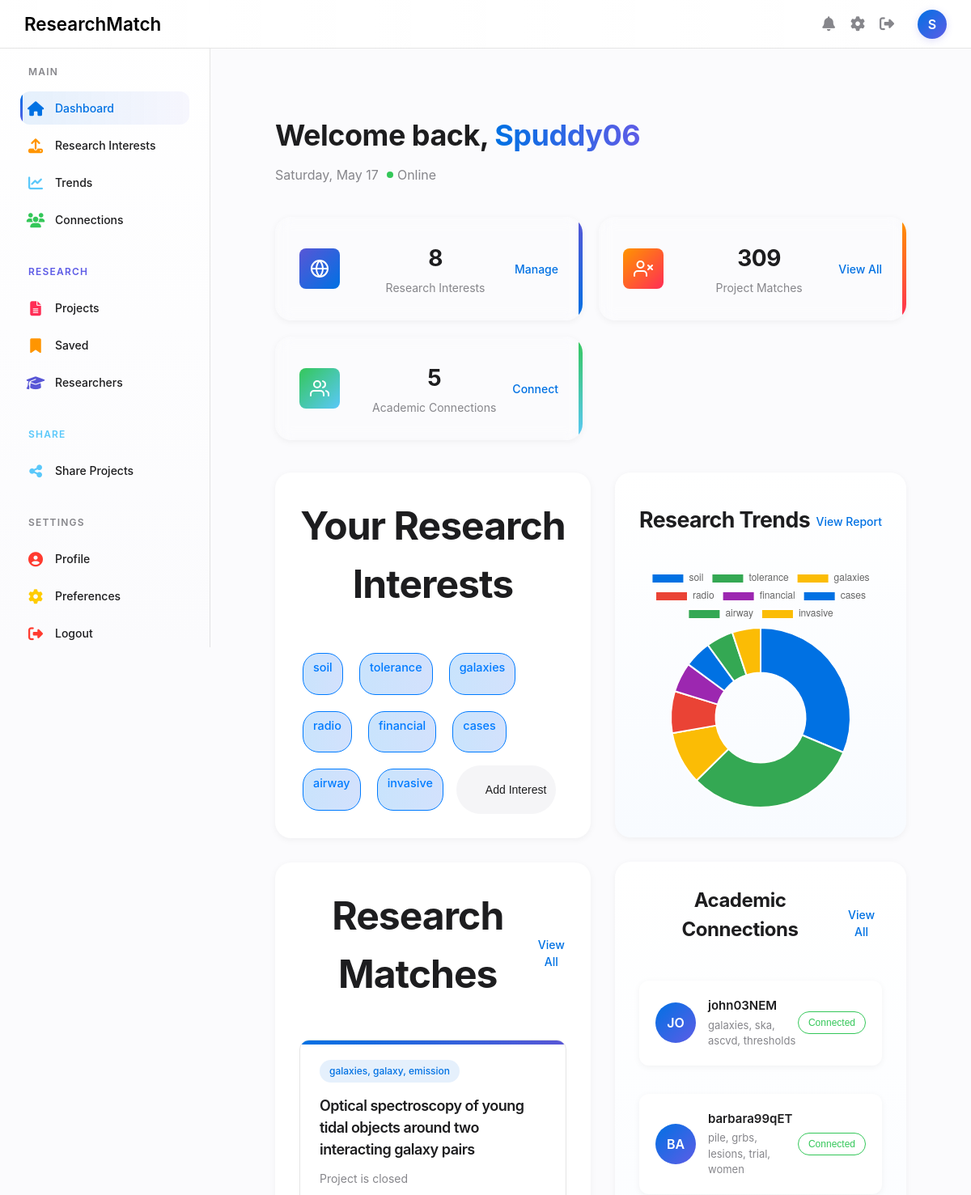
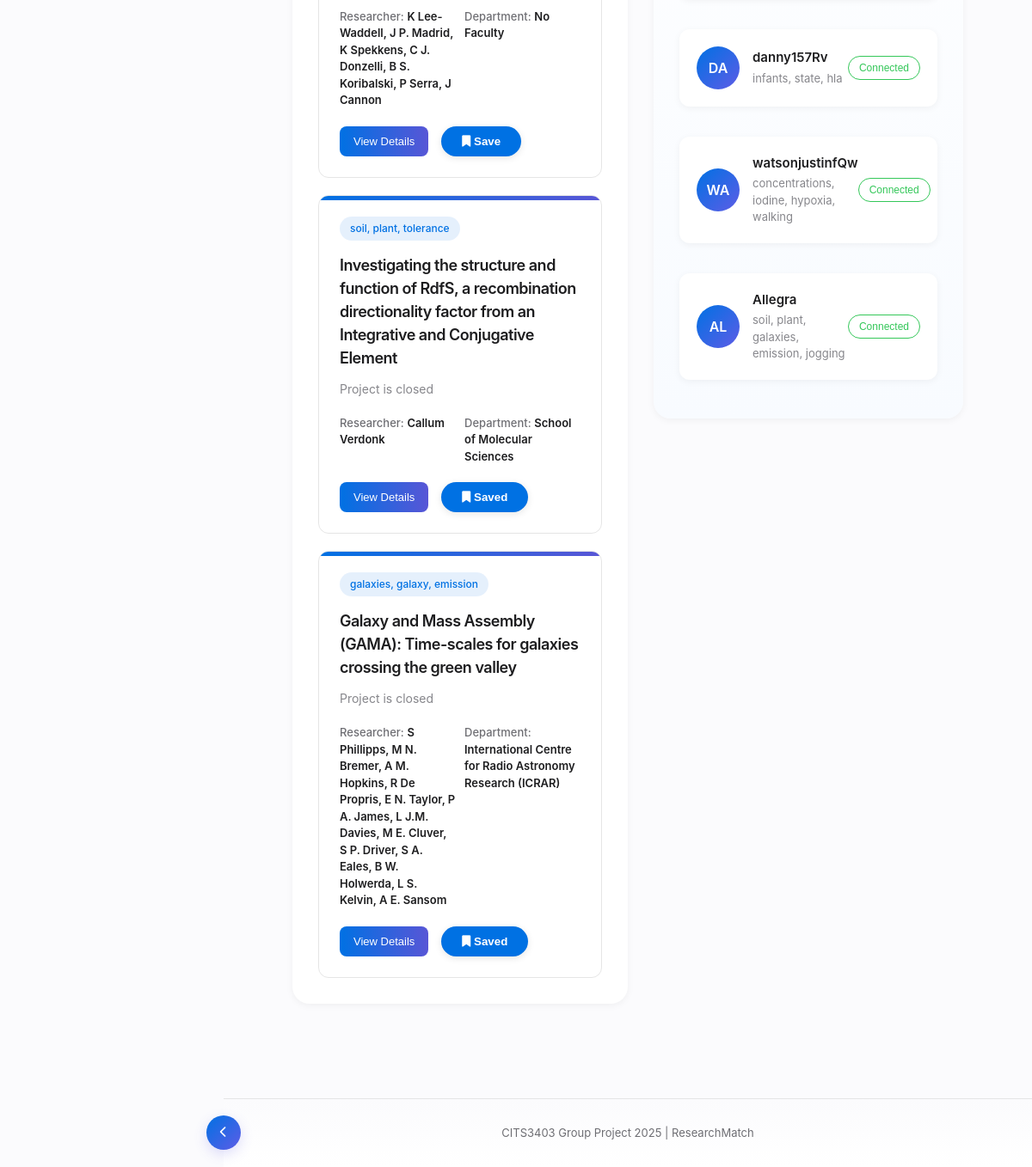
The page /dashboard (signed in) on the database its author committed (2 pictures, top to bottom).
### database/schema.py (models this page shows, shortened)
class User(db.Model):
    id = db.Column(db.Integer, primary_key=True)
    username = db.Column(db.String(100), nullable=False, unique=True)
    password_hash = db.Column(db.String(255), nullable=False)
    email = db.Column(db.String(100), nullable=False)
    research_area_id = db.Column(db.Integer, db.ForeignKey('research_area.id'))
    faculty = db.relationship('ResearchArea', backref='users')
    interests = db.relationship('Interest', secondary=user_interest, backref='users')
    saved_projects = db.relationship('Project', secondary=user_saved_projects, backref='saved_by_users')
    connections = db.relationship(
        'User',
        secondary=user_connections,
        primaryjoin=id == user_connections.c.user_id,
        secondaryjoin=id == user_connections.c.connection_id,
        back_populates='connections_reverse',
        lazy='dynamic'
    )
    connections_reverse = db.relationship(
        'User',
        secondary=user_connections,
        primaryjoin=id == user_connections.c.connection_id,
        secondaryjoin=id == user_connections.c.user_id,
        back_populates='connections',
        lazy='dynamic'
    )

class Interest(db.Model):
    id = db.Column(db.Integer, primary_key=True)
    interest_name = db.Column(db.String(100), nullable=False)

class Project(db.Model):
    id = db.Column(db.Integer, primary_key=True)
    title = db.Column(db.String(100), nullable=False)
    link = db.Column(db.String(100), nullable=False)
    is_open = db.Column(db.Boolean, nullable=False)
    summary = db.Column(db.Text, nullable=False)
    close_date = db.Column(db.Date, nullable=True)
    research_areas = db.relationship('ResearchArea', secondary=project_research_area, backref='projects')
    interests = db.relationship('Interest', secondary=project_interest, backref='projects')
    researchers = db.relationship('Researcher', secondary=project_researcher, back_populates='researcher_projects')

class Researcher(db.Model):
    id = db.Column(db.Integer, primary_key=True)
    first_name = db.Column(db.String(100), nullable=False)
    last_name = db.Column(db.String(100), nullable=False)
    email = db.Column(db.String(100), nullable=True)
    researcher_projects = db.relationship('Project', secondary=project_researcher, back_populates='researchers')

class ResearchArea(db.Model):
    __tablename__ = "research_area"
    id = db.Column(db.Integer, primary_key=True)
    area = db.Column(db.String(100), nullable=False)

### app.py (the view)
@app.route('/dashboard')
@token_required
def dashboard():
    user = db.session.query(User).filter_by(id=session['user_id']).first()
    if user.interests:
        user_interests = user.interests
        user_connections = user.connections
    else:
        user_interests = None
        user_connections = None
    project_matches = []
    if user_interests:
        interest_ids = [interest.id for interest in user_interests]
        project_matches = db.session.query(Project).join(Project.interests).filter(Interest.id.in_(interest_ids)).distinct().all()
    trend_labels = []
    trend_data = []
    if user_interests:
        interest_ids = [interest.id for interest in user_interests]
        results = db.session.query(
            Interest.interest_name,
            func.count(project_interest.c.project_id)
        ).join(project_interest).filter(
            Interest.id.in_(interest_ids)
        ).group_by(Interest.id).all()
        trend_labels = [name for name, count in results]
        trend_data = [count for name, count in results]
    saved_user_projects = user.saved_projects if user.saved_projects else []
    return render_template('dashboard.html',
                            username= session['username'],
                            user_interests= user_interests,
                            project_matches =project_matches,
                            saved_user_projects=saved_user_projects,
                            connections = user_connections,
                            trend_data=trend_data,
                            trend_labels=trend_labels,
                            user_name=session.get('username'))

### templates/dashboard.html (shortened to what this page needs)
{% extends 'base.html' %}
{% block content %}
<div class="dashboard-container">
    <div class="dashboard-header">
        <div class="welcome-message">
            <div class="greeting-container">
                <h1>Welcome back, <span class="user-name">{{ username }}</span></h1>
                <p class="date-info" id="dateInfo"><span class="status online">Online</span></p>
            </div>
        </div>
    </div>
    {% if not user_interests %}
    <div class="alert alert-info" role="alert" style="text-align: left; line-height: 2;">
        <h4 class="alert-heading">Hi there!</h4>
        <p>You’re logged in, but you don’t have any research interests yet.</p>
        <p><strong>Head over to the <a href="{{ url_for('upload') }}" class="btn btn-primary btn-lg" style="text-decoration: none; padding: 3px 20px; font-size: 16px;">Upload</a> page to add your interests and get started!</strong></p>
         <p>After adding your interests, come back to the dashboard to see your display, trends, statistics, or even connect with researchers!</p>
    </div>
    {% else %}
    <div class="stats-overview">
        <div class="stat-card research-card">
            <div class="stat-icon research-icon">
            </div>
            <div class="stat-content">
                <h3>{{ user_interests|length }}</h3>
                <p>Research Interests</p>
            </div>
            <div class="stat-action">
                <a href="/upload">Manage</a>
            </div>
        </div>
        <div class="stat-card matches-card">
            <div class="stat-icon matches-icon">
            </div>
            <div class="stat-content">
                <h3>{{ project_matches|length }}</h3>
                <p>Project Matches</p>
            </div>
            <div class="stat-action">
                <a href="/projects">View All</a>
            </div>
        </div>
        <div class="stat-card connections-card">
            <div class="stat-icon connections-icon">
            </div>
            <div class="stat-content">
                <h3>{{ connections.count() if connections is defined and connections.count is callable else 0 }}</h3>
                <p>Academic Connections</p>
            </div>
            <div class="stat-action">
                <a href="/social">Connect</a>
            </div>
        </div>
    </div>
    <div class="dashboard-content">
        <div class="content-column main-column">
             <section class="dashboard-section">
                <div class="section-header">
                    <h2>Your Research Interests</h2>
                </div>
                <div class="interests-container">
                    {% for interest in user_interests%}
                    <div class="interest-tag ai-tag">
                        <span>{{interest.interest_name}}</span>
                        <button class="remove-interest" aria-label="Remove interest">
                            <svg width="16" height="16" viewBox="0 0 24 24" fill="none" stroke="currentColor" stroke-width="2" stroke-linecap="round" stroke-linejoin="round"></svg>
                        </button>
                    </div>
                    {% endfor %}
                    <button class="add-interest" onclick="window.location.href='{{ url_for('upload') }}'">
                        <svg width="16" height="16" ...>...</svg>
                        <span>Add Interest</span>
                    </button>
                </div>
            </section>
            <section class="dashboard-section" id="matches">
                <div class="section-header">
                    <h2>Research Matches</h2>
                    <a href="/projects" class="view-all">View All</a>
                </div>
                {% for project in project_matches[0:3] %}
                <div class="matches-grid">
                    <div class="match-card ai-match">
                        <div class="match-header">
                            <div class="match-category">{% for interest in project.interests%}{{interest.interest_name}}{% if not loop.last %}, {% endif %}{% endfor %}</div>
                        </div>
                        <h3 class="match-title">{{project.title}}</h3>
                        <p class="match-description">{% if project.is_open %}{{project.summary}}{% else %} Project is closed {% endif %}</p>
                        <div class="match-meta">
                            <div class="researcher">
                                <span class="meta-label">Researcher:</span>
                                <span class="meta-value">{% for researcher in project.researchers%}{{researcher.first_name}} {{researcher.last_name}}{% if not loop.last %}, {% endif %}{% endfor %}</span>
                            </div>
                            <div class="department">
                                <span class="meta-label">Department:</span>
                                <span class="meta-value">
                                    {% if project.research_areas %}
                                        {% for research in project.research_areas %}
                                            {{ research.area }}{% if not loop.last %}, {% endif %}
                                        {% endfor %}
                                    {% else %}
                                        No Faculty
                                    {% endif %}
                                </span>
                            </div>
                        </div>
                        <div class="match-footer">
                            <button class="match-action primary">View Details</button>
                            <button class="btn secondary save-project" data-project-id="{{ project.id }}">
                                <i class="fas fa-bookmark"></i> {{ 'Saved' if project in saved_user_projects else 'Save' }}
                            </button>
                        </div>
                    </div>
                    {% endfor %}
                </div>
            </section>
        </div>
    <div class="content-column side-column">
        <section class="dashboard-section trends-section">
            <div class="section-header">
                <h2 style="font-size: 20pt; transform: translateY(20%);">Research Trends</h2>
                <a href="/trends" class="view-all">View Report</a>
            </div>
            <div class="trends-container">
                <canvas id="areaChart"></canvas>
            </div>
        </section>
        <section class="dashboard-section connections-section">
            <div class="section-header">
                <h2>Academic Connections</h2>
                <a href="/social" class="view-all">View All</a>
            </div>
            <div class="connections-container">
                {% if connections %}
                    {% for conn in connections %}
                        <div class="connection-card">
                            <div class="connection-avatar">
                                {{ conn.username[:2]|upper }}
                            </div>
                            <div class="connection-info">
                                <h4>{{ conn.username }}</h4>
                                <p>
                                    {% if conn.interests %}
                                        {{ conn.interests | map(attribute='interest_name') | join(', ') }}
                                    {% else %}
                                        No interests listed
                                    {% endif %}
                                </p>
                            </div>
                            <button class="connect-button connected">Connected</button>
                        </div>
                    {% endfor %}
                {% else %}
                    <p>You have no academic connections yet.</p>
                {% endif %}
            </div>
        </section>
    </div>
    </div>
    {% endif %}
</div>
<script>
    document.addEventListener('DOMContentLoaded', function () {
        const trend_labels = JSON.parse('{{ trend_labels | tojson | safe }}');
        const trend_data = JSON.parse('{{ trend_data | tojson | safe }}');
        new Chart(document.getElementById('areaChart'), {
        type: 'doughnut',
        data: {
            labels: trend_labels,
            datasets: [{
            label: 'Distribution',
            data: trend_data,
            backgroundColor: ['#0071e3', '#34a853', '#fbbc05', '#ea4335', '#9c27b0']
            }]
        },
        options: {
            responsive: true
        }
        });
    });
    // Save project functionality
    const saveButtons = document.querySelectorAll('.save-project');
    saveButtons.forEach(button => {
        button.addEventListener('click', function() {
            const projectId = this.getAttribute('data-project-id');
            fetch(`/save_project/${projectId}`, {
                method: 'POST',
                headers: {
                    'Content-Type': 'application/json',
                    'X-Requested-With': 'XMLHttpRequest'
                }
            })
            .then(response => response.json())
            .then(data => {
                if (data.success) {
                    // Toggle save/unsave status
                    if (data.saved) {
                        this.innerHTML = '<i class="fas fa-bookmark"></i> Saved';
                        this.classList.add('saved');
                    } else {
                        this.innerHTML = '<i class="fas fa-bookmark"></i> Save';
                        this.classList.remove('saved');
                    }
                } else {
                    console.error('Error:', data.message);
                }
            })
            .catch(error => {
                console.error('Error:', error);
            });
        });
    });
</script>
{% endblock %}

### rows shown on the page
User: username "Spuddy06"
Interest: interest_name "soil"
Interest: interest_name "tolerance"
Interest: interest_name "galaxies"
Interest: interest_name "radio"
Interest: interest_name "financial"
Interest: interest_name "cases"
Interest: interest_name "airway"
Interest: interest_name "invasive"
Project: title "Optical spectroscopy of young tidal objects around two interacting galaxy pairs", is_open "Project is closed", shows "No Faculty", value "Save"
Interest: interest_name "galaxy"
Interest: interest_name "emission"
Researcher: first_name "K", last_name "Lee-Waddell"
Researcher: first_name "J", last_name "P. Madrid"
Researcher: first_name "K", last_name "Spekkens"
Researcher: first_name "C", last_name "J. Donzelli"
Researcher: first_name "B", last_name "S. Koribalski"
Researcher: first_name "P", last_name "Serra"
Researcher: first_name "J", last_name "Cannon"
Project: title "Investigating the structure and function of RdfS, a recombination directionality factor from an Integrative and Conjugative Element", is_open "Project is closed", value "Saved"
Interest: interest_name "plant"
Researcher: first_name "Callum", last_name "Verdonk"
ResearchArea: area "School of Molecular Sciences"
Project: title "Galaxy and Mass Assembly (GAMA): Time-scales for galaxies crossing the green valley", is_open "Project is closed", value "Saved"
Researcher: first_name "S", last_name "Phillipps"
Researcher: first_name "M", last_name "N. Bremer"
Researcher: first_name "A", last_name "M. Hopkins"
Researcher: first_name "R", last_name "De Propris"
Researcher: first_name "E", last_name "N. Taylor"
Researcher: first_name "P", last_name "A. James"
Researcher: first_name "L", last_name "J.M. Davies"
Researcher: first_name "M", last_name "E. Cluver"
Researcher: first_name "S", last_name "P. Driver"
Researcher: first_name "S", last_name "A. Eales"
Researcher: first_name "B", last_name "W. Holwerda"
Researcher: first_name "L", last_name "S. Kelvin"
Researcher: first_name "A", last_name "E. Sansom"
ResearchArea: area "International Centre for Radio Astronomy Research (ICRAR)"
User: username "JO", username "john03NEM", interests|map "galaxies, ska, ascvd, thresholds"
User: username "BA", username "barbara99qET", interests|map "pile, grbs, lesions, trial, women"
User: username "DA", username "danny157Rv", interests|map "infants, state, hla"
User: username "WA", username "watsonjustinfQw", interests|map "concentrations, iodine, hypoxia, walking"
User: username "AL", username "Allegra", interests|map "soil, plant, galaxies, emission, jogging"

### other values the page prints
{{ user_name[0].upper() if user_name else 'U' }} "S"
{{ user_interests|length }} "8"
{{ project_matches|length }} "309"
chart data {{ trend_labels | tojson | safe }} ["soil", "tolerance", "galaxies", "radio", "financial", "cases", "airway", "invasive"]
chart data {{ trend_data | tojson | safe }} [141, 141, 43, 34, 24, 22, 22, 23]
